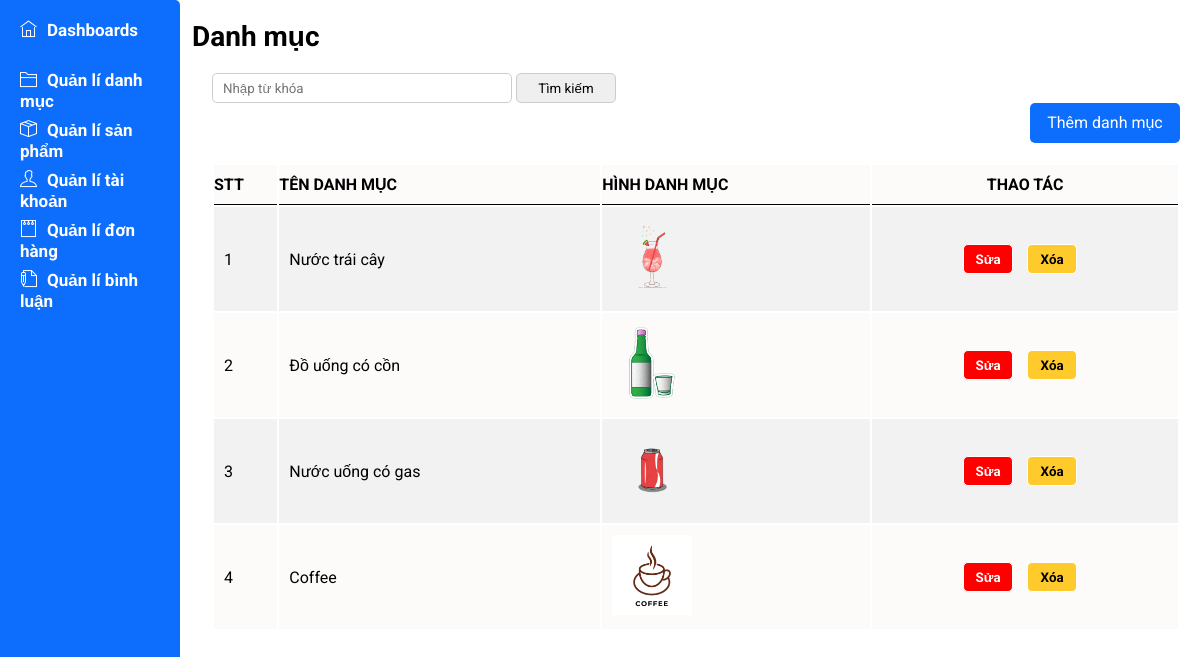
Screenshot of /admin/index.php?act=listdm with the database file from the repository.
### tables this page shows
CREATE TABLE `tb_danhmuc` (
  `id` int NOT NULL,
  `tendm` varchar(255) NOT NULL,
  `hinhdm` varchar(50) DEFAULT NULL
);

### model/pdo.php (called while the page is built, shortened)
<?php
function pdo_get_connection(){
    $dburl = "mysql:host=localhost;dbname=duan1;charset=utf8";
    $username = 'root';
    $password = '';
    $conn = new PDO($dburl, $username, $password);
    $conn->setAttribute(PDO::ATTR_ERRMODE, PDO::ERRMODE_EXCEPTION);
    return $conn;
}
function pdo_query($sql){
    $sql_args = array_slice(func_get_args(), 1);
    try{
        $conn = pdo_get_connection();
        $stmt = $conn->prepare($sql);
        $stmt->execute($sql_args);
        $rows = $stmt->fetchAll();
        return $rows;
    }
    catch(PDOException $e){
        throw $e;
    }
    finally{
        unset($conn);
    }
}

### model/danhmuc.php (called while the page is built, shortened)
<?php
function loadall_danhmuc($kyw="")
{
    $sql = "SELECT * FROM tb_danhmuc WHERE 1";
    $sql.= " ORDER BY id DESC";
    $listdanhmuc = pdo_query($sql);
    return $listdanhmuc;
}
?>

### admin/danhmuc/list.php (the view, shortened to what this page needs)
<div class="box-right">
    <div class="title-page">
        <p>Danh mục</p>
    </div>
    <div class="form-search">
        <form action="index.php?act=listdm" method="post">
            <input type="text" name="kyw" placeholder="Nhập từ khóa" >
            <input type="submit" name="timkiemdm" value="Tìm kiếm">
        </form>
    </div>
    <div class="btn-form mr20">
        <a href="index.php?act=adddm" class="btn-adddm">Thêm danh mục</a>
    </div>
    <div class="row form-content">
        <table>
            <tr>
                <th>STT</th>
                <th>Tên danh mục</th>
                <th>Hình danh mục</th>
                <th class="text-center">Thao tác</th>
            </tr>
            <?php
            foreach ($listdanhmuc as $key => $danhmuc) {
                extract($danhmuc);
                $suadm = "index.php?act=suadm&id=" . $id;
                $xoadm = "index.php?act=xoadm&id=" . $id;
                $hinhpath = "../upload/" . $hinhdm;
                if (is_file($hinhpath)) {
                    $hinh = "<img src='" . $hinhpath . "' height='80'>";
                } else {
                    $hinh = "Không có hình ảnh";
                }
                $stt = $key + 1;
                echo '<tr>
                <td>' . $stt . '</td>
                <td>' . $tendm . '</td>
                <td>' . $hinh . '</td>
                <td class="text-center">
                    <a href="' . $suadm . '"><input type="button" value="Sửa" class="btn-update"></a>
                    <a href="' . $xoadm . '" class="deleteLink" data-id="' . $id . '"><input type="button" value="Xóa" class="btn-delete"></a>
                </td>
            </tr>';
            }
            ?>
        </table>
    </div>
</div>
</div>

### admin/assets/css/style.css (style rules this page uses)
* { padding: 0; margin: 0; box-sizing: border-box; font-family: 'Roboto', sans-serif; }
body { background-color: #fff; }
.mr20 { margin-right: 20px; }
.text-center { text-align: center; }
.row { width: 100%; }
.box-right { margin-left: 16%; width: 100%; height: 100vh; }
.title-page { margin-top: 20px; font-size: 28px; font-weight: bold; }
.btn-form { background-color: rgb(13, 110, 253); height: 40px; width: 150px; text-align: center; border-radius: 5px; float: right; margin-bottom: 20px; }
.btn-adddm { color: #fff; text-decoration: none; line-height: 40px; }
.form-content { padding: 20px 20px; }
.form-content input[type="submit"], input[type="reset"], input[type="button"], button { padding: 5px; margin-right: 10px; border-radius: 5px; border: 1px solid #fff; }
.form-content table { width: 100%; }
.form-content table th { text-align: left; height: 40px; color: #000; text-transform: uppercase; border-bottom: 1px solid #000; }
.form-content tr:nth-child(even) { background-color: rgb(242, 242, 242); border-bottom: 1px solid rgb(242, 242, 242); }
.form-content tr:nth-child(odd) { background-color: #fdfafa; }
.form-content table .text-center { text-align: center; }
.form-content table td { padding: 10px; text-align: left; }
.btn-update { background-color: red; color: #fff; font-weight: bold; width: 50px; height: 30px; padding: 5px 15px; border-radius: 5px; text-decoration: none; }
.btn-delete { background-color: rgb(255, 202, 44); color: #000; font-weight: bold; width: 50px; height: 30px; padding: 5px 15px; border-radius: 5px; text-decoration: none; }
.form-search { margin-top: 20px; margin-left: 20px; }
.form-search input[type="text"] { height: 30px; width: 300px; border-radius: 5px; border: 1px solid #ccc; }
.form-search ::placeholder { padding-left: 10px; }
.form-search input[type="submit"] { height: 30px; width: 100px; border-radius: 5px; border: 1px solid #ccc; }

### rows the page displays
tb_danhmuc: stt "1", tendm "Nước trái cây", hinhdm (picture)
tb_danhmuc: stt "2", tendm "Đồ uống có cồn", hinhdm (picture)
tb_danhmuc: stt "3", tendm "Nước uống có gas", hinhdm (picture)
tb_danhmuc: stt "4", tendm "Coffee", hinhdm (picture)
